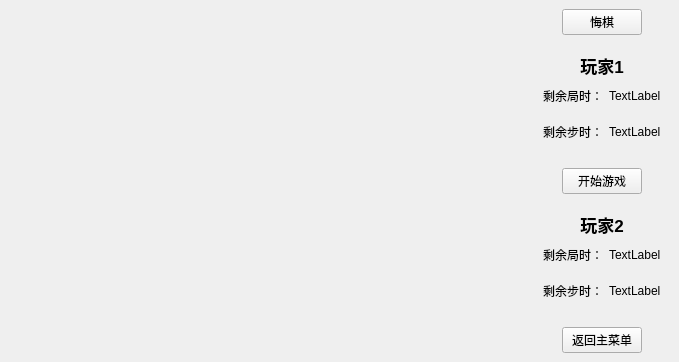
<?xml version="1.0" encoding="UTF-8"?>
<ui version="4.0">
 <class>PlayingFace</class>
 <widget class="QWidget" name="PlayingFace">
  <property name="geometry">
   <rect>
    <x>0</x>
    <y>0</y>
    <width>679</width>
    <height>354</height>
   </rect>
  </property>
  <property name="sizePolicy">
   <sizepolicy hsizetype="Expanding" vsizetype="Expanding">
    <horstretch>0</horstretch>
    <verstretch>0</verstretch>
   </sizepolicy>
  </property>
  <property name="windowTitle">
   <string>Form</string>
  </property>
  <layout class="QHBoxLayout" name="horizontalLayout">
   <property name="spacing">
    <number>0</number>
   </property>
   <property name="leftMargin">
    <number>0</number>
   </property>
   <property name="topMargin">
    <number>0</number>
   </property>
   <property name="rightMargin">
    <number>0</number>
   </property>
   <property name="bottomMargin">
    <number>0</number>
   </property>
   <item>
    <widget class="QWidget" name="widget" native="true">
     <property name="sizePolicy">
      <sizepolicy hsizetype="Expanding" vsizetype="Preferred">
       <horstretch>0</horstretch>
       <verstretch>0</verstretch>
      </sizepolicy>
     </property>
     <layout class="QVBoxLayout" name="verticalLayout">
      <property name="spacing">
       <number>0</number>
      </property>
      <property name="leftMargin">
       <number>0</number>
      </property>
      <property name="topMargin">
       <number>0</number>
      </property>
      <property name="rightMargin">
       <number>0</number>
      </property>
      <property name="bottomMargin">
       <number>0</number>
      </property>
     </layout>
    </widget>
   </item>
   <item>
    <widget class="QWidget" name="widget_2" native="true">
     <layout class="QVBoxLayout" name="verticalLayout_2">
      <property name="spacing">
       <number>0</number>
      </property>
      <property name="leftMargin">
       <number>0</number>
      </property>
      <property name="topMargin">
       <number>0</number>
      </property>
      <property name="rightMargin">
       <number>0</number>
      </property>
      <property name="bottomMargin">
       <number>0</number>
      </property>
      <item>
       <widget class="QWidget" name="widget_3" native="true">
        <property name="sizePolicy">
         <sizepolicy hsizetype="Preferred" vsizetype="Fixed">
          <horstretch>0</horstretch>
          <verstretch>0</verstretch>
         </sizepolicy>
        </property>
        <layout class="QHBoxLayout" name="horizontalLayout_3">
         <item>
          <widget class="QPushButton" name="pushButton_2">
           <property name="sizePolicy">
            <sizepolicy hsizetype="Fixed" vsizetype="Fixed">
             <horstretch>0</horstretch>
             <verstretch>0</verstretch>
            </sizepolicy>
           </property>
           <property name="cursor">
            <cursorShape>PointingHandCursor</cursorShape>
           </property>
           <property name="text">
            <string>悔棋</string>
           </property>
          </widget>
         </item>
        </layout>
       </widget>
      </item>
      <item>
       <widget class="QWidget" name="widget_4" native="true">
        <layout class="QVBoxLayout" name="verticalLayout_3">
         <property name="spacing">
          <number>0</number>
         </property>
         <item>
          <widget class="QLabel" name="label">
           <property name="sizePolicy">
            <sizepolicy hsizetype="Preferred" vsizetype="Fixed">
             <horstretch>0</horstretch>
             <verstretch>0</verstretch>
            </sizepolicy>
           </property>
           <property name="font">
            <font>
             <pointsize>13</pointsize>
             <weight>75</weight>
             <bold>true</bold>
            </font>
           </property>
           <property name="cursor">
            <cursorShape>ArrowCursor</cursorShape>
           </property>
           <property name="text">
            <string>玩家1</string>
           </property>
           <property name="alignment">
            <set>Qt::AlignCenter</set>
           </property>
          </widget>
         </item>
         <item>
          <widget class="QWidget" name="widget_8" native="true">
           <layout class="QHBoxLayout" name="horizontalLayout_7">
            <item>
             <widget class="QLabel" name="label_3">
              <property name="text">
               <string>剩余局时：</string>
              </property>
              <property name="alignment">
               <set>Qt::AlignRight|Qt::AlignTrailing|Qt::AlignVCenter</set>
              </property>
             </widget>
            </item>
            <item>
             <widget class="QLabel" name="Player1TotalTime">
              <property name="text">
               <string>TextLabel</string>
              </property>
             </widget>
            </item>
           </layout>
          </widget>
         </item>
         <item>
          <widget class="QWidget" name="widget_9" native="true">
           <layout class="QHBoxLayout" name="horizontalLayout_6">
            <item>
             <widget class="QLabel" name="label_4">
              <property name="text">
               <string>剩余步时：</string>
              </property>
              <property name="alignment">
               <set>Qt::AlignRight|Qt::AlignTrailing|Qt::AlignVCenter</set>
              </property>
             </widget>
            </item>
            <item>
             <widget class="QLabel" name="Player1RoundTime">
              <property name="text">
               <string>TextLabel</string>
              </property>
             </widget>
            </item>
           </layout>
          </widget>
         </item>
        </layout>
       </widget>
      </item>
      <item>
       <widget class="QWidget" name="widget_7" native="true">
        <property name="sizePolicy">
         <sizepolicy hsizetype="Preferred" vsizetype="Fixed">
          <horstretch>0</horstretch>
          <verstretch>0</verstretch>
         </sizepolicy>
        </property>
        <layout class="QHBoxLayout" name="horizontalLayout_2">
         <item>
          <widget class="QPushButton" name="pushButton">
           <property name="sizePolicy">
            <sizepolicy hsizetype="Fixed" vsizetype="Fixed">
             <horstretch>0</horstretch>
             <verstretch>0</verstretch>
            </sizepolicy>
           </property>
           <property name="cursor">
            <cursorShape>PointingHandCursor</cursorShape>
           </property>
           <property name="text">
            <string>开始游戏</string>
           </property>
          </widget>
         </item>
        </layout>
       </widget>
      </item>
      <item>
       <widget class="QWidget" name="widget_5" native="true">
        <layout class="QVBoxLayout" name="verticalLayout_4">
         <property name="spacing">
          <number>0</number>
         </property>
         <item>
          <widget class="QLabel" name="label_2">
           <property name="sizePolicy">
            <sizepolicy hsizetype="Preferred" vsizetype="Fixed">
             <horstretch>0</horstretch>
             <verstretch>0</verstretch>
            </sizepolicy>
           </property>
           <property name="font">
            <font>
             <pointsize>13</pointsize>
             <weight>75</weight>
             <bold>true</bold>
            </font>
           </property>
           <property name="text">
            <string>玩家2</string>
           </property>
           <property name="alignment">
            <set>Qt::AlignCenter</set>
           </property>
          </widget>
         </item>
         <item>
          <widget class="QWidget" name="widget_10" native="true">
           <layout class="QHBoxLayout" name="horizontalLayout_8">
            <item>
             <widget class="QLabel" name="label_5">
              <property name="text">
               <string>剩余局时：</string>
              </property>
              <property name="alignment">
               <set>Qt::AlignRight|Qt::AlignTrailing|Qt::AlignVCenter</set>
              </property>
             </widget>
            </item>
            <item>
             <widget class="QLabel" name="Player2TotalTime">
              <property name="text">
               <string>TextLabel</string>
              </property>
             </widget>
            </item>
           </layout>
          </widget>
         </item>
         <item>
          <widget class="QWidget" name="widget_11" native="true">
           <layout class="QHBoxLayout" name="horizontalLayout_5">
            <item>
             <widget class="QLabel" name="label_6">
              <property name="text">
               <string>剩余步时：</string>
              </property>
              <property name="alignment">
               <set>Qt::AlignRight|Qt::AlignTrailing|Qt::AlignVCenter</set>
              </property>
             </widget>
            </item>
            <item>
             <widget class="QLabel" name="Player2RoundTime">
              <property name="text">
               <string>TextLabel</string>
              </property>
             </widget>
            </item>
           </layout>
          </widget>
         </item>
        </layout>
       </widget>
      </item>
      <item>
       <widget class="QWidget" name="widget_6" native="true">
        <property name="sizePolicy">
         <sizepolicy hsizetype="Preferred" vsizetype="Fixed">
          <horstretch>0</horstretch>
          <verstretch>0</verstretch>
         </sizepolicy>
        </property>
        <layout class="QHBoxLayout" name="horizontalLayout_4">
         <item>
          <widget class="QPushButton" name="pushButton_3">
           <property name="sizePolicy">
            <sizepolicy hsizetype="Fixed" vsizetype="Fixed">
             <horstretch>0</horstretch>
             <verstretch>0</verstretch>
            </sizepolicy>
           </property>
           <property name="cursor">
            <cursorShape>PointingHandCursor</cursorShape>
           </property>
           <property name="text">
            <string>返回主菜单</string>
           </property>
          </widget>
         </item>
        </layout>
       </widget>
      </item>
     </layout>
    </widget>
   </item>
  </layout>
 </widget>
 <resources/>
 <connections/>
</ui>
